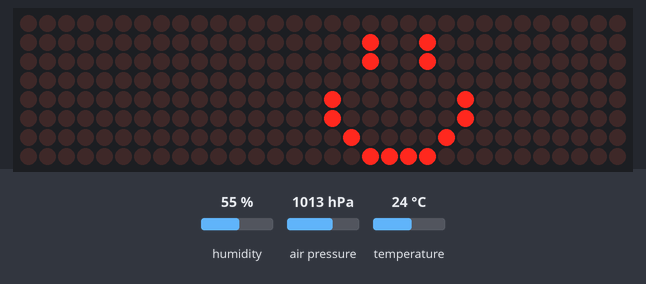
A program run on a simulated ESP32 board running MicroPython. Shown: 32×8 LED matrix. The test bench sets the inputs (shaded band); at power-on: humidity 55 %, air pressure 1013 hPa, temperature 24 °C. WiFi joins after 1.5 s; the clock reads 2024-03-15 10:24:30 at power-on unless the program sets it; library files of the repository ran but are not shown: max7219.py, bme280.py; what the program prints to the serial console is not drawn.

Above: at 0.1 s.
At 7.9 s:
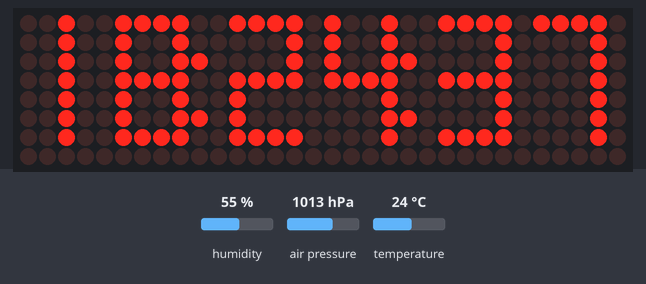
At 15.8 s:
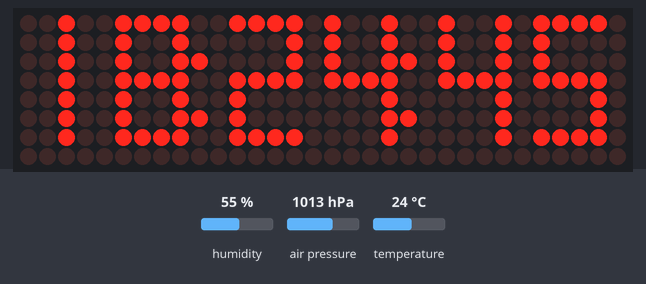
At 21.9 s:
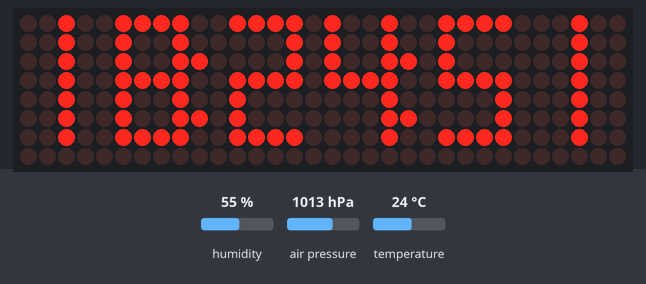
At 29.8 s:
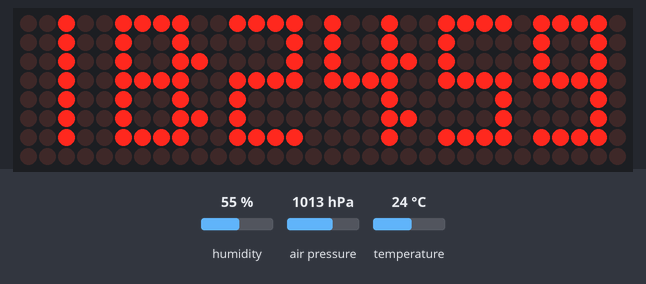
At 35.8 s:
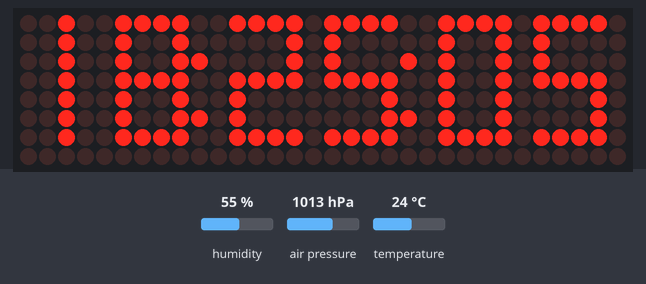

The program:

10_myrtc.py
```python
# This is just one of the answers on the implementation of the clock
# Yours can be better than mine

# Packages required for SPI communications and time related functions
from machine import Pin, SPI, Timer, I2C
import time
import spyc_iot

# BME280 and ESP32 are connected using the following pins (I2C Protocol)
#    VIN --- VCC    (3.3V Power)
#    GND --- GND    (GROUND)
#    SCL --- Pin 22
#    SDA --- Pin 21
i2c = I2C(0, scl=Pin(22), sda=Pin(21), freq=10000)

# Tell ESP32 that our LED matrix (we name it display) is on PIN D5 and there is 4 matrices
display = spyc_iot.max7219.Matrix8x8(SPI(2), Pin(5), 4)

# Set the brightness to 1
display.brightness(1)

# Fill the code here!
# Clears the display
display.fill(0)

# The following displays a smiling face, starting at column 16 row 0
# To get your own byte sequence, which is helpful if you want to display another pattern, visit https://xantorohara.github.io/led-matrix-editor/
# and copy the 'hex' value next to the buttons. Replace '3c42818100242400' with your new value (keep the 0x).
display.byte_sequence(0x3c42818100242400, 16, 0)

# This will show everything that is previously requested (e.g. the smiling face), the matrix will not be updated unless display.show() is called
display.show()

# Connect to Wi-Fi
spyc_iot.connect_wifi('PYC_IOT', '15092021')


# This function displays the current time on the LED matrix
def display_time(_timer):
    # Fill the code here!
    display.fill(0)
    display.str_dense_and_show(spyc_iot.get_time_string(), 0, 0)

# This function synchronizes the clock
def ntp_sync_time(_timer):
    spyc_iot.sync_time()

# This function displays the temperature and humidity data
def display_temp(_timer):
    bme = spyc_iot.bme280.BME280(i2c=i2c)
    thp = bme.read_compensated_data()
    print(f"Temperature: {thp[0]}")
    print(f"Humidity: {thp[2]}")
    display.fill(0)  # this line clears whatever exists on the LED matrix
    display.scroll_text(f"{int(thp[0])}°C {int(thp[1])}%", 70)

def display_date(_timer):
    current_datetime = time.gmtime()
    year = current_datetime[0]
    month = current_datetime[1]
    day = current_datetime[2]
    display.fill(0)
    display.scroll_text(f"{year}.{month}.{day}", 70)


# Call this function to sync the clock for the first time
ntp_sync_time(None)

# Here is two timer which will run the function display_time every second (1000 milliseconds) and ntp_sync_time every hour (3600000 milliseconds)
Timer(1).init(mode = Timer.PERIODIC, period = 1000, callback=display_time)
Timer(2).init(mode = Timer.PERIODIC, period = 3600 * 1000, callback=ntp_sync_time)
Timer(3).init(mode = Timer.PERIODIC, period = 20000, callback=display_temp)
Timer(4).init(mode = Timer.PERIODIC, period = 10000, callback=display_date)
```

wifi.py
```python
import network
from time import sleep

station = network.WLAN(network.STA_IF)

from time import sleep

def load_scene():
    for i in range(1, 8):
        msg = 'Connecting WiFi' + '.' * i
        print(msg, end='')
        sleep(0.2)
        print('\r' + ' ' * len(msg), end='\r')


def connect_wifi(ssid, pw):
    if station.isconnected():
        print(f'Already connected on {station.ifconfig()}, skipping')
        return

    print('Initializing WLAN')
    station.active(True)
    print('Initialization of WLAN completed')

    station.connect(ssid, pw)
    while not station.isconnected():
        load_scene()

    print(f'\nWiFi Connected on {station.ifconfig()}')
```

ntp.py
```python
import ntptime
import time
from machine import RTC

ntptime.host = 'time.cloudflare.com'

def sync_time():
    print('Synchronizing time')
    # Fetch the time from NTP server
    try:
        ntp_time_seconds = ntptime.time()
    except OSError:
        print('Synchronization timeout, retrying')
        ntp_time_seconds = ntptime.time()
    # Conver time in seconds to tuple
    ntp_time_tuple = time.gmtime(ntp_time_seconds)
    # The structure of datetime tuples (RTC and time.gmtime) are different
    RTC().datetime(ntp_time_tuple[0:3] + (ntp_time_tuple[6] + 1,) + ntp_time_tuple[3:6] + (0,))
    print(f'Time synchronized: {time.gmtime()}')
```

time.py
```python
import time

def get_time_string():
    current_time = time.gmtime()
    hour = f'{(current_time[3] + 8) % 24:02}'
    minute = f'{current_time[4]:02}'
    second = f'{current_time[5]:02}'

    return f'{hour}:{minute}:{second}'
```

Measured:
- what the display in image 1 shows lasts 1.0 s, from 7.9 s to 8.9 s
- what the display in image 2 shows lasts 1.2 s, from 15.7 s to 16.9 s
